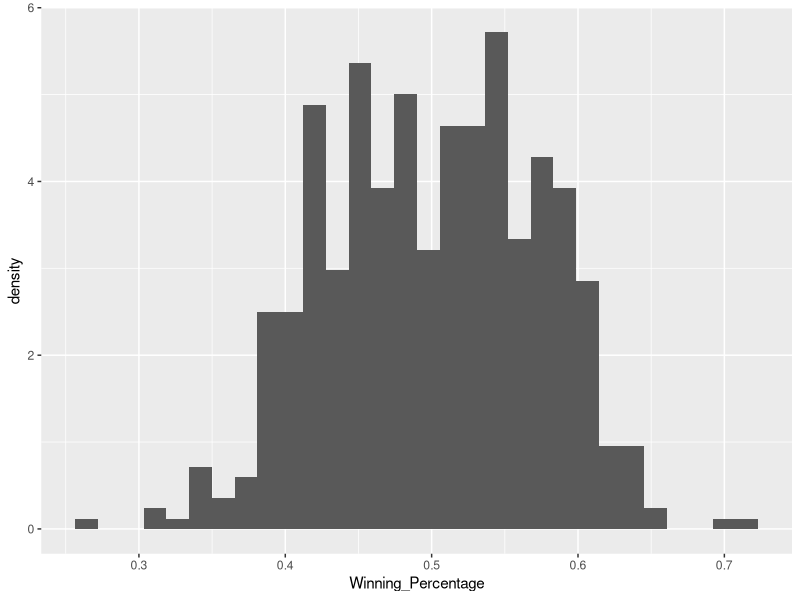
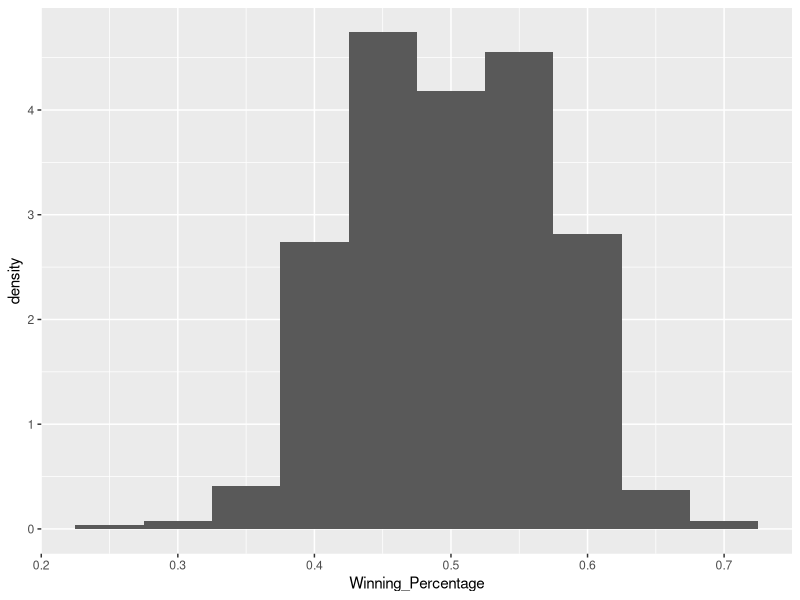
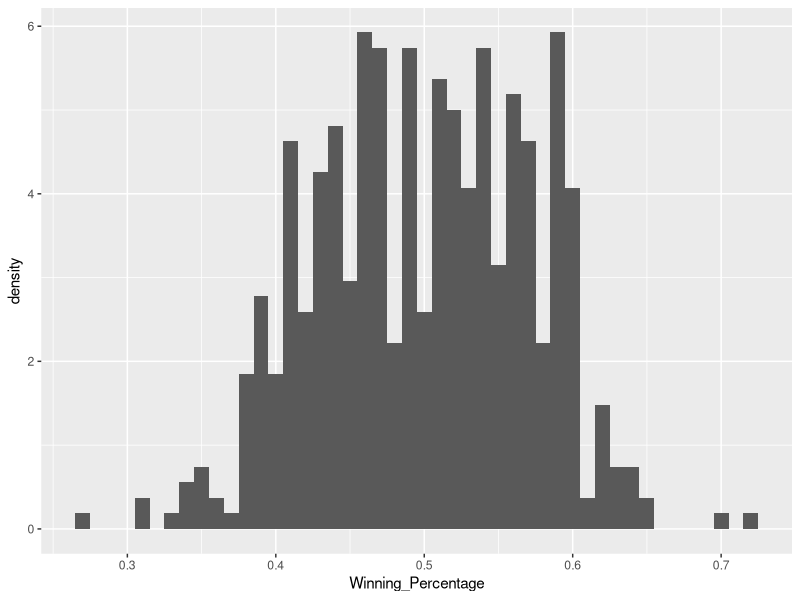
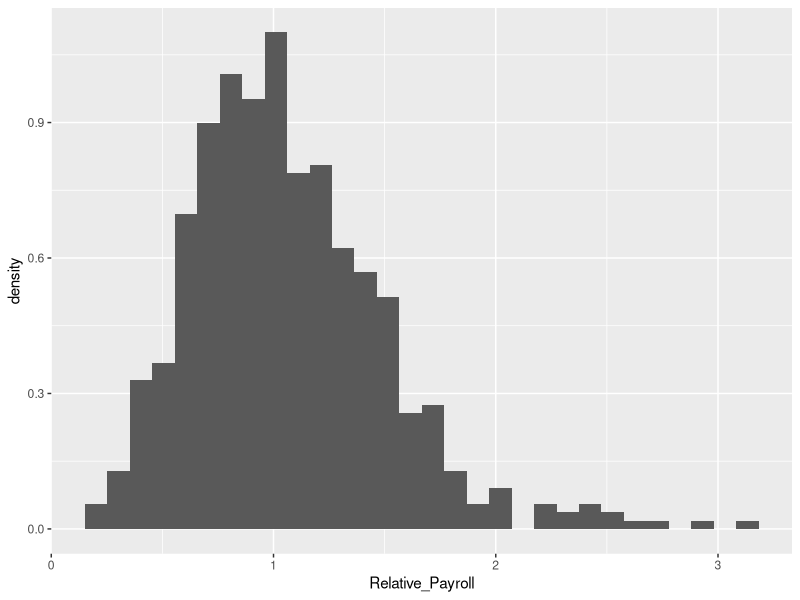
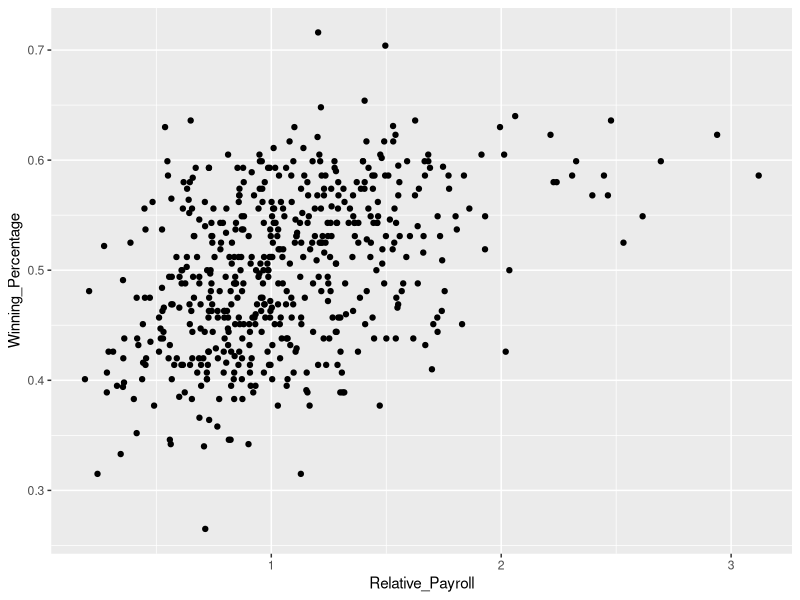
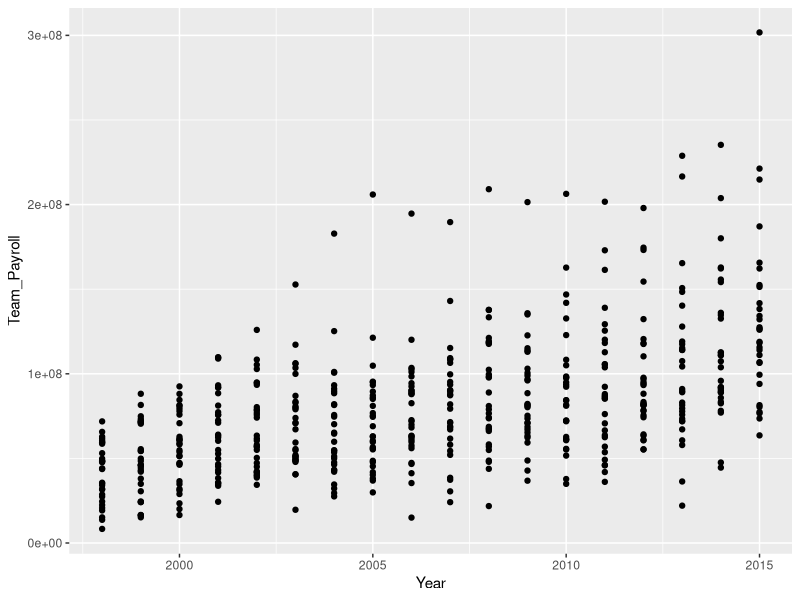
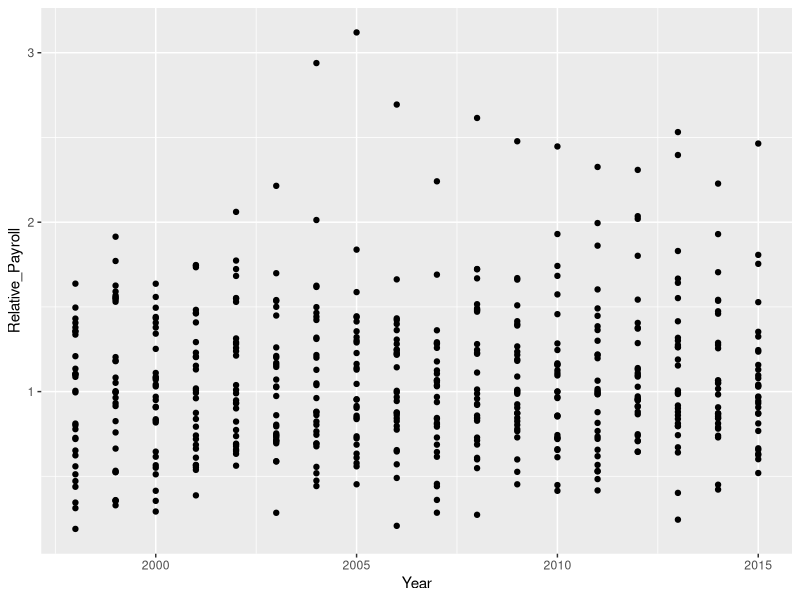
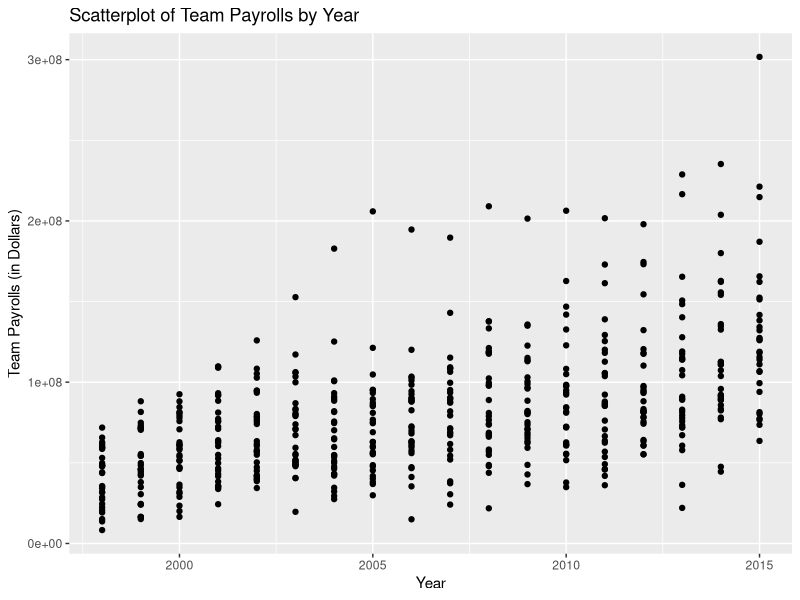

Source code (R) for these figures, in order:
## ---- chunk 1
knitr::opts_chunk$set(cache = TRUE, fig.align = "center", include = FALSE) # set include = TRUE to see solutions in knitted RMarkdown
library(tidyverse)
## ---- chunk 2
relative_payroll <- read_csv(file = "data/mlb_relative_payrolls.csv")
## ---- chunk 3
ggplot(data = relative_payroll) +
  geom_histogram(mapping = aes(x = Winning_Percentage, y = ..density..))

ggplot(data = relative_payroll) +
  geom_histogram(mapping = aes(x = Winning_Percentage, y = ..density..), binwidth = 0.05)

ggplot(data = relative_payroll) +
  geom_histogram(mapping = aes(x = Winning_Percentage, y = ..density..), binwidth = 0.01)
## ---- chunk 4
ggplot(data = relative_payroll) +
  geom_histogram(mapping = aes(x = Relative_Payroll, y = ..density..))
## ---- chunk 5
ggplot(data = relative_payroll) +
  geom_point(mapping = aes(x = Relative_Payroll, y = Winning_Percentage))
## ---- chunk 6
relative_payroll %>%
  ggplot(aes(x = Year, y = Team_Payroll)) +
  geom_point()

relative_payroll %>%
  ggplot(aes(x = Year, y = Relative_Payroll)) +
  geom_point()
## ---- chunk 7
relative_payroll %>%
  ggplot(aes(x = Year, y = Team_Payroll)) +
  geom_point() + labs(title = "Scatterplot of Team Payrolls by Year",
                      y = "Team Payrolls (in Dollars)")

relative_payroll %>%
  ggplot(aes(x = Year, y = Team_Payroll)) +
  geom_point() + labs(title = "Scatterplot of Relative Payrolls by Year",
                      y = "Relative Payrolls (Team Payroll / Average Payroll)")
